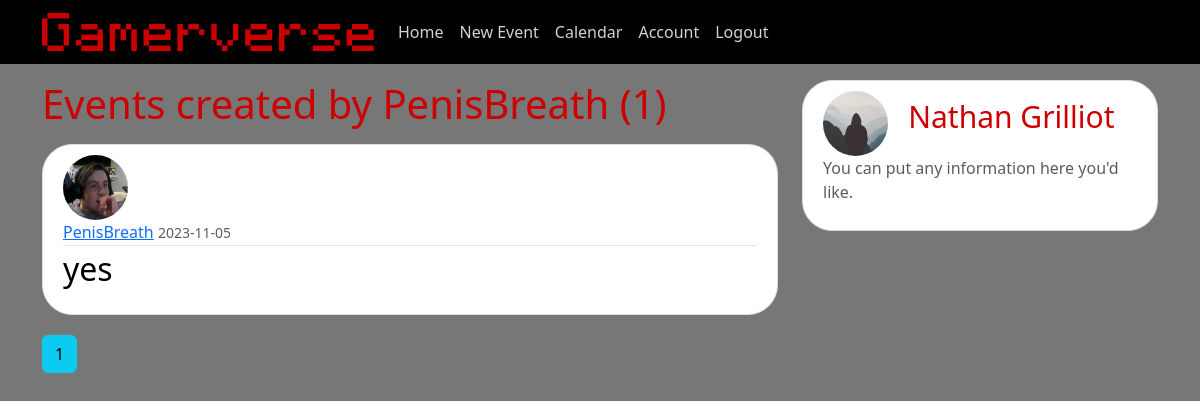
Screenshot of /user/PenisBreath (signed in) with the database file from the repository.
### gamerverse/models.py (models this page shows, shortened)
class User(db.Model, UserMixin):
    id = db.Column(db.Integer, primary_key=True)
    username = db.Column(db.String(20), unique=True, nullable=False)
    email = db.Column(db.String(120), unique=True, nullable=False)
    image_file = db.Column(db.String(20), nullable=False, default='default.jpg')
    password = db.Column(db.String(60), nullable=False)
    posts = db.relationship('Event', backref='author', lazy=True)

class Event(db.Model):
    id = db.Column(db.Integer, primary_key=True)
    title = db.Column(db.String(100), nullable=False)
    date_posted = db.Column(db.DateTime, nullable=False, default=datetime.utcnow)
    description = db.Column(db.Text, nullable=False)
    start_date = db.Column(db.DateTime, nullable=False)
    end_date = db.Column(db.DateTime, nullable=False)
    attendees = db.Column(db.Text, nullable=False)
    games = db.Column(db.Text, nullable=False)
    food = db.Column(db.Text, nullable=False)
    nut_allergy = db.Column(db.Boolean, nullable=False)
    formality = db.Column(db.Text, nullable=False)
    location = db.Column(db.Text, nullable=False)
    map_link = db.Column(db.Text, nullable=False)
    user_id = db.Column(db.Integer, db.ForeignKey('user.id'), nullable=False)

### gamerverse/users/routes.py (the view)
@users.route("/user/<string:username>")
def user_posts(username):
    page = request.args.get('page', 1, type=int)
    user = User.query.filter_by(username=username).first_or_404()
    posts = Event.query.filter_by(author=user)\
        .order_by(Event.date_posted.desc())\
        .paginate(page=page, per_page=5)
    return render_template('user_posts.html', posts=posts, user=user)

### gamerverse/models.py (called while the page is built)
@login_manager.user_loader
def load_user(user_id):
    return User.query.get(int(user_id))

### gamerverse/templates/user_posts.html (shortened to what this page needs)
{% extends "layout.html" %}
{% block content %}
    <h1 class="mb-3">Events created by {{ user.username }} ({{ posts.total }})</h1>
    {% for post in posts.items %}
        <article class="media content-section">
          <img class="rounded-circle article-img" src="{{ url_for('static', filename='profile_pics/' + post.author.image_file) }}">
          <div class="media-body">
            <div class="article-metadata">
              <a class="mr-2" href="{{ url_for('users.user_posts', username=post.author.username) }}">{{ post.author.username }}</a>
              <small class="text-muted">{{ post.date_posted.strftime('%Y-%m-%d') }}</small>
            </div>
            <h2><a class="article-title" href="{{ url_for('posts.post', post_id=post.id) }}">{{ post.title }}</a></h2>
          </div>
        </article>
    {% endfor %}
    {% for page_num in posts.iter_pages(left_edge=1, right_edge=1, left_current=1, right_current=2) %}
      {% if page_num %}
        {% if posts.page == page_num %}
          <a class="btn btn-info mb-4" href="{{ url_for('users.user_posts', username=user.username, page=page_num) }}">{{ page_num }}</a>
        {% else %}
          <a class="btn btn-outline-info mb-4" href="{{ url_for('users.user_posts', username=user.username, page=page_num) }}">{{ page_num }}</a>
        {% endif %}
      {% else %}
        ...
      {% endif %}
    {% endfor %}
{% endblock content %}

### gamerverse/templates/layout.html (shortened to what this page needs)
<!DOCTYPE html>
<html>
<head>
    <link href="https://cdn.jsdelivr.net/npm/bootstrap@5.3.2/dist/css/bootstrap.min.css" rel="stylesheet">
    <link rel="stylesheet" type="text/css" href="{{ url_for('static', filename='main.css') }}">
</head>
<body class="background-gray">
    <header class="site-header">
      <nav class="navbar navbar-expand-lg fixed-top bg-dark bg-black">
        <div class="container">
          <a class="navbar-brand mr-4 gamer-green" href="/"><img src="{{ url_for('static', filename='logo.png') }}" height="38"></a>
          <div class="collapse navbar-collapse" id="navbarToggle">
            <div class="navbar-nav mr-auto">
              <a class="nav-item nav-link" href="{{ url_for('main.home') }}">Home</a>
            </div>
            <div class="navbar-nav">
              {% if current_user.is_authenticated %}
                <a class="nav-item nav-link" href="{{ url_for('posts.new_post') }}">New Event</a>
                <a class="nav-item nav-link" href="{{ url_for('main.calendar') }}">Calendar</a>
                <a class="nav-item nav-link" href="{{ url_for('users.account') }}">Account</a>
                <a class="nav-item nav-link" href="{{ url_for('users.logout') }}">Logout</a>
              {% else %}
                <a class="nav-item nav-link" href="{{ url_for('users.login') }}">Login</a>
                <a class="nav-item nav-link" href="{{ url_for('users.register') }}">Register</a>
              {% endif %}
            </div>
          </div>
        </div>
      </nav>
    </header>
    <main role="main" class="container">
      <div class="row">
        <div class="col-md-8">
          {% block content %}{% endblock %}
        </div>
        <div class="col-md-4">
          <div class="content-section">
            {% if current_user.is_authenticated %}
              <img class="rounded-circle article-img" src="{{ url_for('static', filename='profile_pics/' + current_user.image_file) }}">
              <a class="mr-2 main-username" href="{{ url_for('users.account') }}">{{ current_user.username }}</a>
              <p class='text-muted'>You can put any information here you'd like.
            {% endif %}
            </p>
          </div>
        </div>
      </div>
    </main>
</body>
</html>

### gamerverse/static/main.css (style rules this page uses)
body { background: #fafafa; color: #333333; margin-top: 5rem; }
h1, h2, h3, h4, h5, h6 { color: #cc0000; }
.site-header .navbar-nav .nav-link { color: #cbd5db; }
.content-section { background: #ffffff; padding: 10px 20px; border: 1px solid #dddddd; border-radius: 30px; margin-bottom: 20px; }
.article-title { color: #000000; text-decoration: none; }
.article-img { height: 65px; width: 65px; margin-right: 16px; }
.article-metadata { padding-bottom: 1px; margin-bottom: 4px; border-bottom: 1px solid #e3e3e3 }
.main-username { font-size: 30px; text-decoration-line: none; color: #cc0000; }
.gamer-green { color: #527d02; }
.background-gray { background: #777777; }
.bg-black { background: #000000; }

### rows the page displays
User: username "PenisBreath"
Event: image_file (picture), author.username "PenisBreath", date_posted "2023-11-05", title "yes"
User: image_file (placeholder picture), username "Nathan Grilliot"

### other values shown
{{ posts.total }} "1"
{{ page_num }} "1"
